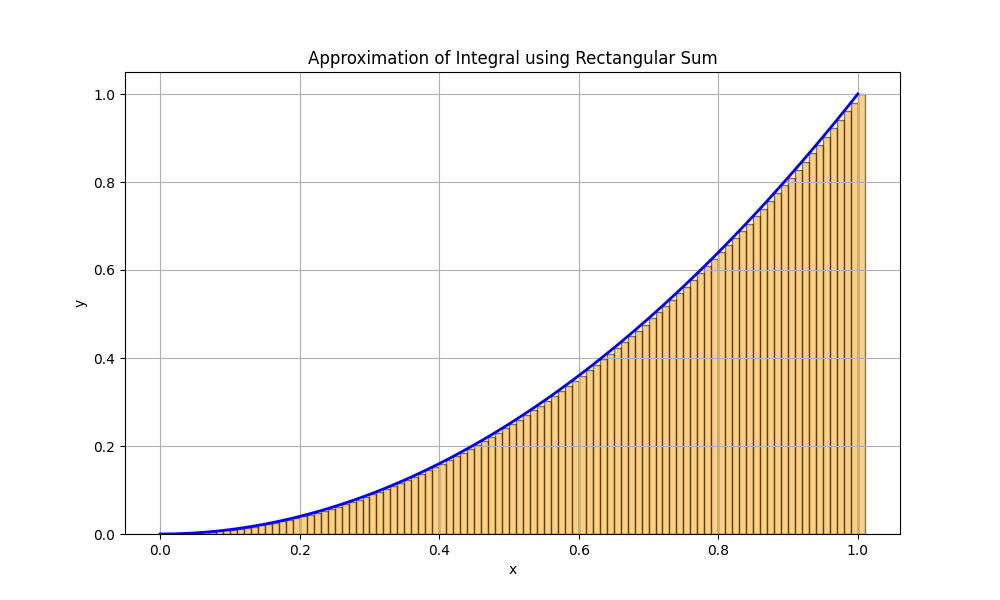

The Python source for this figure:
import numpy as np
import matplotlib.pyplot as plt

def approximate_integral(function, a, b, n):
    """
    Calcola e restituisce l'approssimazione dell'integrale utilizzando il metodo delle somme rettangolari.

    Parametri:
    - function: la funzione da integrare
    - a: il limite inferiore dell'intervallo di integrazione
    - b: il limite superiore dell'intervallo di integrazione
    - n: il numero di suddivisioni dell'intervallo

    Restituisce:
    - approximation: l'approssimazione dell'integrale
    """

    dx = (b - a) / n  # Larghezza di ogni sottointervallo
    x_vals = np.linspace(a, b, n+1)  # Punti x dei rettangoli
    y_vals = function(x_vals)  # Valori y della funzione

    approximation = np.sum(y_vals) * dx

    return approximation


# Esempio di utilizzo

# Definizione della funzione da integrare
def my_function(x):
    return x ** 2  # Esempio di funzione: x^2

# Parametri dell'integrale approssimato
a = 0  # Limite inferiore dell'intervallo di integrazione
b = 1  # Limite superiore dell'intervallo di integrazione
n = 100  # Numero di suddivisioni dell'intervallo

# Calcolo dell'integrale approssimato
approximation = approximate_integral(my_function, a, b, n)

print(f"Approximation of the integral: {approximation}")


# Plot dell'integrale approssimato come somma di rettangoli
x_vals = np.linspace(a, b, n+1)
y_vals = my_function(x_vals)

plt.figure(figsize=(10, 6))
plt.plot(x_vals, y_vals, 'b-', linewidth=2)
plt.bar(x_vals, y_vals, width=(b-a)/n, alpha=0.5, align='edge', edgecolor='k', color='orange')
plt.xlabel('x')
plt.ylabel('y')
plt.title('Approximation of Integral using Rectangular Sum')
plt.grid(True)
plt.show()
